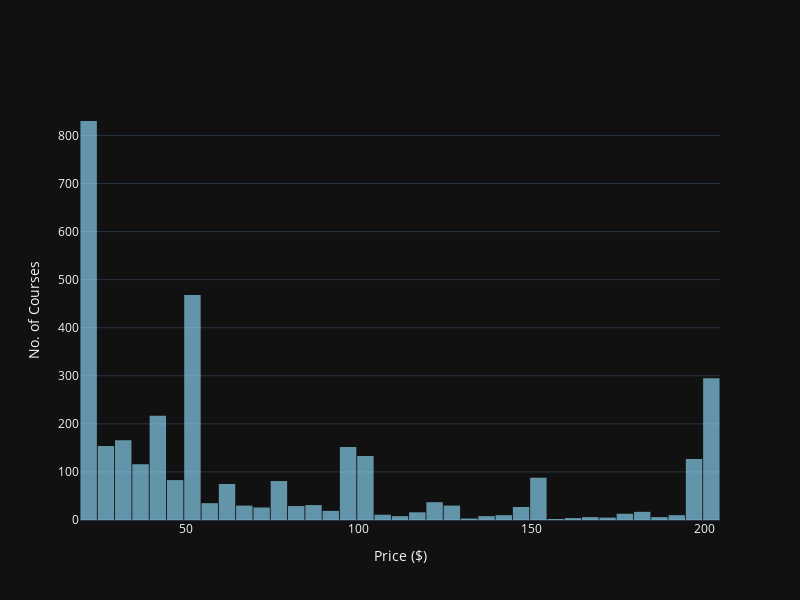

Notebook code cell kept with this figure:
### Code cell
paid_courses = df[df['price'] > 0]

fig = go.Figure()

fig.add_trace(
    go.Histogram(
        x = paid_courses['price'],
        nbinsx = 40,
        name= "Price Distribution",
        marker_color = 'skyblue',
        opacity= 0.7
    )
)



fig.update_layout(
    xaxis_title = "Price ($)",
    title_x = 0.5,
    yaxis_title = "No. of Courses",
    title_font_size = 18,
    template = 'plotly_dark',
    bargap = 0.05,
    height = 600,
    width = 800,
    showlegend = False
)

fig.show()

### Figure 1 — Plotly figure (JSON) as saved in the notebook; plotly's stock layout.template omitted (floating-point values rounded to 4 significant figures; data arrays with more than 128 entries replaced by an {"elided": "..."} marker saying what was removed)
{"data": [{"marker": {"color": "skyblue"}, "name": "Price Distribution", "nbinsx": 40, "opacity": 0.7, "type": "histogram", "x": {"elided": "3368 int values"}}], "layout": {"bargap": 0.05, "height": 600, "showlegend": false, "title": {"font": {"size": 18}, "x": 0.5}, "width": 800, "xaxis": {"autorange": true, "range": [19.5, 204.5], "title": {"text": "Price ($)"}, "type": "linear"}, "yaxis": {"autorange": true, "range": [0, 873.7], "title": {"text": "No. of Courses"}}}}
